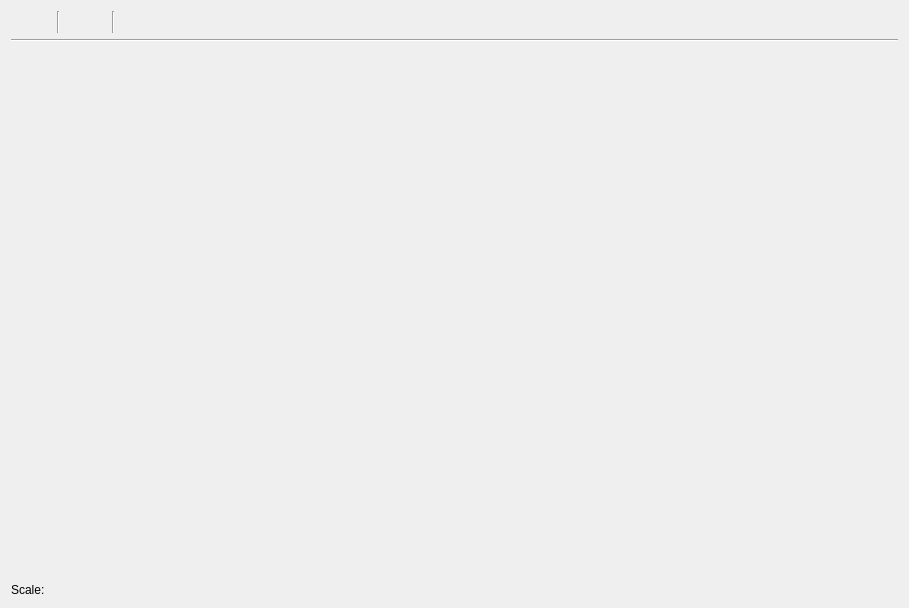
<?xml version="1.0" encoding="UTF-8"?>
<ui version="4.0">
 <class>ShaderGraphEditorWidget</class>
 <widget class="QWidget" name="ShaderGraphEditorWidget">
  <property name="geometry">
   <rect>
    <x>0</x>
    <y>0</y>
    <width>909</width>
    <height>608</height>
   </rect>
  </property>
  <property name="windowTitle">
   <string>Form</string>
  </property>
  <layout class="QGridLayout" name="gridLayout">
   <item row="0" column="0">
    <layout class="QHBoxLayout" name="horizontalLayout">
     <item>
      <widget class="QPushButton" name="pbApply">
       <property name="enabled">
        <bool>true</bool>
       </property>
       <property name="text">
        <string/>
       </property>
       <property name="icon">
        <iconset resource="../resources.qrc">
         <normaloff>:/icons/resources/apply32.png</normaloff>:/icons/resources/apply32.png</iconset>
       </property>
       <property name="iconSize">
        <size>
         <width>32</width>
         <height>32</height>
        </size>
       </property>
       <property name="flat">
        <bool>true</bool>
       </property>
      </widget>
     </item>
     <item>
      <widget class="Line" name="line_2">
       <property name="orientation">
        <enum>Qt::Vertical</enum>
       </property>
      </widget>
     </item>
     <item>
      <widget class="QPushButton" name="pbSave">
       <property name="text">
        <string/>
       </property>
       <property name="icon">
        <iconset resource="../resources.qrc">
         <normaloff>:/icons/resources/save32.png</normaloff>:/icons/resources/save32.png</iconset>
       </property>
       <property name="iconSize">
        <size>
         <width>32</width>
         <height>32</height>
        </size>
       </property>
       <property name="flat">
        <bool>true</bool>
       </property>
      </widget>
     </item>
     <item>
      <widget class="Line" name="line_3">
       <property name="orientation">
        <enum>Qt::Vertical</enum>
       </property>
      </widget>
     </item>
     <item>
      <widget class="QPushButton" name="pbReset">
       <property name="text">
        <string/>
       </property>
       <property name="icon">
        <iconset resource="../resources.qrc">
         <normaloff>:/icons/resources/revert32.png</normaloff>:/icons/resources/revert32.png</iconset>
       </property>
       <property name="iconSize">
        <size>
         <width>32</width>
         <height>32</height>
        </size>
       </property>
       <property name="flat">
        <bool>true</bool>
       </property>
      </widget>
     </item>
     <item>
      <spacer name="horizontalSpacer">
       <property name="orientation">
        <enum>Qt::Horizontal</enum>
       </property>
       <property name="sizeHint" stdset="0">
        <size>
         <width>40</width>
         <height>20</height>
        </size>
       </property>
      </spacer>
     </item>
    </layout>
   </item>
   <item row="2" column="0">
    <widget class="NodeGraphWidget" name="nodeGraph" native="true">
     <property name="sizePolicy">
      <sizepolicy hsizetype="Preferred" vsizetype="MinimumExpanding">
       <horstretch>0</horstretch>
       <verstretch>0</verstretch>
      </sizepolicy>
     </property>
     <property name="acceptDrops">
      <bool>true</bool>
     </property>
    </widget>
   </item>
   <item row="1" column="0">
    <widget class="Line" name="line">
     <property name="orientation">
      <enum>Qt::Horizontal</enum>
     </property>
    </widget>
   </item>
   <item row="3" column="0">
    <widget class="QLabel" name="lblScale">
     <property name="text">
      <string>Scale:</string>
     </property>
    </widget>
   </item>
  </layout>
 </widget>
 <customwidgets>
  <customwidget>
   <class>NodeGraphWidget</class>
   <extends>QWidget</extends>
   <header location="global">nodegraph/nodegraphwidget.hh</header>
   <container>1</container>
  </customwidget>
 </customwidgets>
 <resources>
  <include location="../resources.qrc"/>
 </resources>
 <connections/>
</ui>
